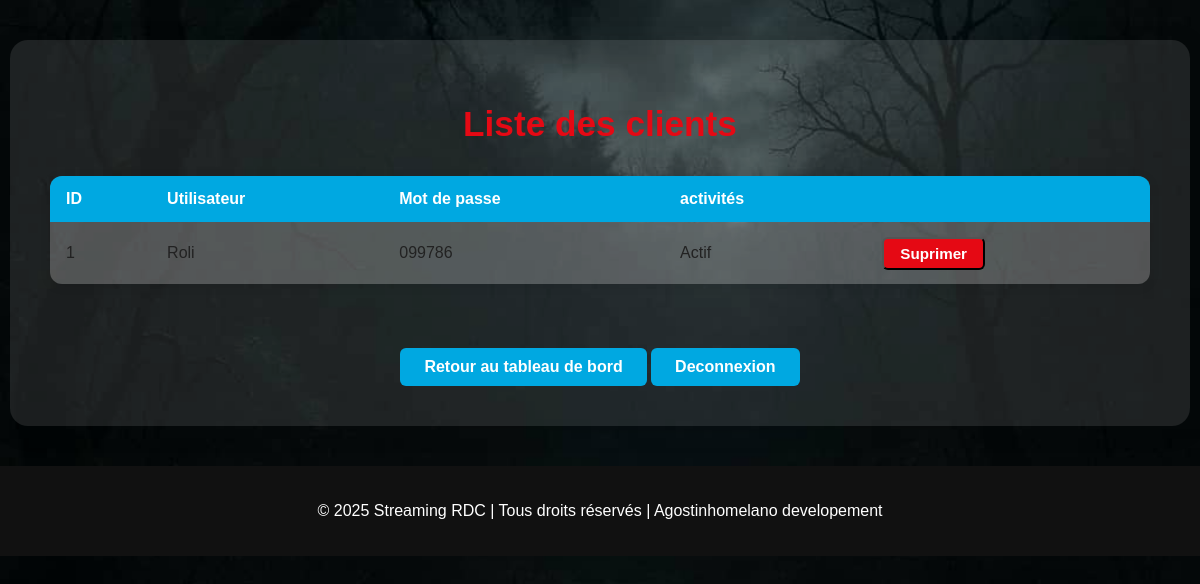
The page /admin/utilisateurs on the database its author committed.
### app.py (models this page shows, shortened)
class Utilisateurs(db.Model):
    id = db.Column(db.Integer, primary_key=True)
    nom = db.Column(db.String(30), nullable=False)
    mdp = db.Column(db.String(200), nullable=False)

### app.py (the view)
@app.route("/admin/utilisateurs")
def list_users():
    users = Utilisateurs.query.all()
    return render_template("admin/list_users.html", users=users)

### templates/admin/list_users.html (shortened to what this page needs)
<!DOCTYPE html>
<html lang="fr">
<head>
  <link rel="stylesheet" href="{{ url_for('static', filename='css/admin.css') }}">
</head>
<body>
  <div class="admin-container">
    <h1>Liste des clients</h1>
    <table class="admin-table">
      <thead>
        <tr>
          <th>ID</th>
          <th>Utilisateur</th>
          <th>Mot de passe</th>
          <th>activités</th>
          <th></th>
        </tr>
      </thead>
      <tbody>
        {% for user in users %}
        <tr>
          <td data-label="ID">{{ user.id }}</td>
          <td data-label="Utilisateur">{{ user.nom }}</td>
          <td data-label="Mot de passe">{{ user.mdp }}</td>
          <td data-label="activités">Actif</td>
          <td>
            <form action="{{url_for('supprimer_utilisateur',id=user.id)}}" method="post" class="delete-form">
                <button type="submit" class="btn-admin">Suprimer</button>
            </form>
          </td>
        </tr>
        {% endfor %}
      </tbody>
    </table>
    <a href="{{ url_for('accueil_admin') }}" class="btn-retour">Retour au tableau de bord</a>
    <a href="{{url_for('deconnexion_admin')}}" class="btn-retour">Deconnexion</a>
  </div>
  <footer>
    <p>© 2025 Streaming RDC | Tous droits réservés | Agostinhomelano developement</p>
  </footer>
</body>
</html>

### static/css/admin.css (style rules this page uses)
body { background: url("../image/backgroud.jpg") no-repeat center center/cover; min-height: 100vh; font-family: Arial, sans-serif; margin: 0; }
.admin-container { max-width: 1100px; margin: 40px auto; background: rgba(255,255,255,0.10); border-radius: 18px; padding: 2.5rem; box-shadow: 0 4px 24px rgba(0,0,0,0.15); color: #0a0a0a; text-align: center; }
.admin-container h1 { margin-bottom: 2rem; color: #e50914; font-size: 2.2rem; }
.btn-admin { display: inline-block; padding: 8px 18px; background: #e50914; color: #fff; border-radius: 6px; text-decoration: none; font-weight: bold; transition: background 0.3s; }
.btn-retour { display: inline-block; margin-top: 2rem; padding: 10px 24px; background: #00A8E1; color: #fff; border-radius: 6px; text-decoration: none; font-weight: bold; transition: background 0.3s; }
footer { background: #111; text-align: center; padding: 20px 0; font-size: 1rem; color: #fff; margin-top: 40px; width: 100%; }

### templates/admin/list_users.html (style rules this page uses)
.admin-table { width: 100%; border-collapse: collapse; margin: 2rem 0; background: rgba(255,255,255,0.15); border-radius: 12px; overflow: hidden; box-shadow: 0 2px 12px rgba(0,0,0,0.08); }
.admin-table th, .admin-table td { padding: 0.9rem 1rem; text-align: left; }
.admin-table th { background: #00A8E1; color: #fff; font-weight: bold; font-size: 1rem; }
.admin-table tr { border-bottom: 1px solid #e50914; }
.admin-table tr:last-child { border-bottom: none; }
.admin-table td { background: rgba(255,255,255,0.10); color: #222; }
.btn-admin { display: inline-block; padding: 6px 16px; background: #e50914; color: #fff; border-radius: 6px; text-decoration: none; font-weight: bold; transition: background 0.3s; font-size: 0.95rem; }

### rows shown on the page
Utilisateurs: id "1", nom "Roli", mdp "099786"
